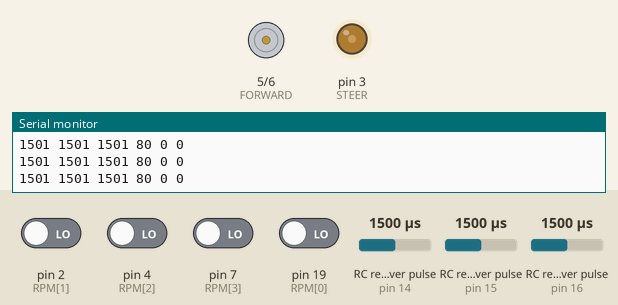
Recording of a sketch running on a simulated Arduino Uno, built with avr-gcc and run on an emulated ATmega328P. Shown: motor-driver pin pairs drawn as motors (green arrow = first pin HIGH = forward, orange = second pin HIGH = backward, longer = more drive), output pins drawn as LEDs (lit = HIGH), the last lines printed to the serial monitor. Wiring (inferred from the names in the program): 3 × RC receiver channel: data pin 14 / data pin 15 / data pin 16. The test bench sets the inputs (shaded band); at power-on: pin 2 (RPM[1]), pin 4 (RPM[2]), pin 7 (RPM[3]), pin 19 (RPM[0]) LOW, RC receiver pulse (sensors on pin 14, pin 15, pin 16) 1500 µs. No radio packets arrive unless stated.

Above: at 1.2 s.
1.3 s: RC receiver pulse (sensor on pin 14) set to 1020 µs
4.3 s: RC receiver pulse (sensor on pin 15) set to 1020 µs
At 5.2 s:
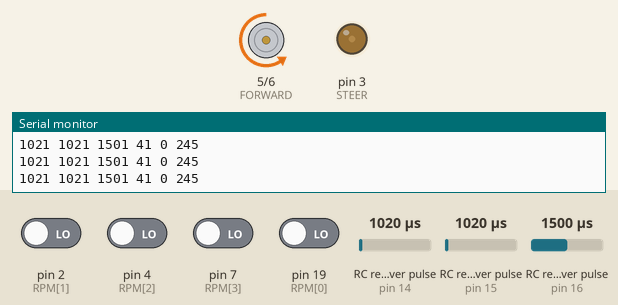
5.8 s: RC receiver pulse (sensor on pin 15) set to 1250 µs
At 6.3 s:
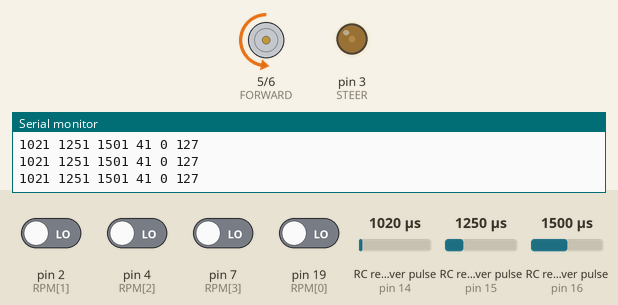
8.8 s: RC receiver pulse (sensor on pin 14) set to 1500 µs
11.2 s: RC receiver pulse (sensor on pin 15) set to 1750 µs
At 13.1 s:
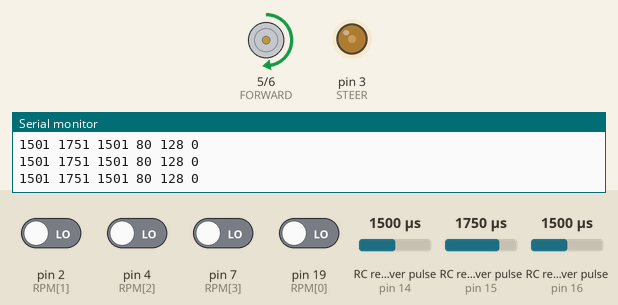
13.8 s: RC receiver pulse (sensor on pin 14) set to 1250 µs
Timing chart, 0 to 17.8 s (numbered marks = the images above; inputs shaded):
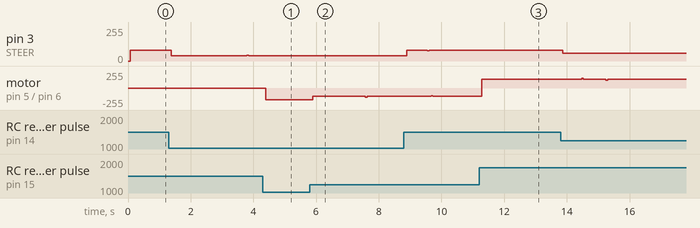

The sketch:

rc-car.ino
```cpp
/*
Code for the PC-connected Arduino.
This Arduino reads the values from the RC control and sends them to the PC.
It obtains the motor control values and sents them over the NRF24L01 radio control to the vehicle.
*/

#include <SPI.h>
#include <nRF24L01.h>
#include <RF24.h>

// rpm measurement; array structure: {FL, FR, RL, RR}
const int RPM[] = {19,2,4,7}; // PIN numbers
long T_rpm[] = {2147483647, 2147483647, 2147483647, 2147483647}; // init with infinite values
long starttime[] = {0,0,0,0};
bool sema[] = {1,1,1,1};
int rpm[] = {0,0,0,0};
const float a1 = 0.5; // factor for exponential smoothing

// rc control inputs; array structure_: {steer, accel, CH3}
const int RC[] = {14,15,16};
int duration[] = {1500,1500,1500};
const float a2 = 1; // factor for exponential smoothing
const int duration_max = 2000; //microseconds
const int duration_min = 1000; //microseconds

// pins for output control
# define STEER 3 // pwm pin

# define FORWARD 5 // pwm pin
# define REVERSE 6 // pwm pin

int launch_state = 0; // 0: idle, 1: activated, 2: ready (car in standstill), 3: during launch

RF24 radio(9, 8); // CE and CSN pins
const byte address[6] = "00001"; // Address for communication

float v_long = 0;

void setup()
{
  // set rpm pins to input mode
  for(int i=0; i<4; i++)
  {
    pinMode(RPM[i], INPUT);
  }

  // set RC input pins to input mode
  for(int i=0; i<3; i++)
  {
    pinMode(RC[i], INPUT);
  }

  // set output pins
  pinMode(STEER, OUTPUT);
  pinMode(FORWARD, OUTPUT);
  pinMode(REVERSE, OUTPUT);

  // start Serial and RF24 connection
  Serial.begin(115200);
  radio.begin(); // Start the radio
  radio.openWritingPipe(address); // Set the address
  radio.setPALevel(RF24_PA_MAX); // Set the power level
  radio.stopListening(); // Stop listening for incoming messages

  // activate interrupts for rpm measurment
  set_interrupts();
}

void loop()
{
  // calculate speeds
  for(int i=0; i<4; i++)
  {
    rpm[i] = a1*(60.0*(1000))/T_rpm[i] + (1-a1)*rpm[i];
  }
  int rpm_motor = 5*0.5*(abs(rpm[2] - rpm[3]));
  float v_long = (3.1416 * 0.0686 * 0.5 * (rpm[0] + rpm[1]))/60; // pi*d*0.5(rpm_fl + rpm_fr)

  // send speeds over RF24 radio to PC logger
  char msg[24];
  sprintf(msg, "%d, %d, %d, %d", rpm[0], rpm[1], rpm[2], rpm[3]);
  radio.write(msg,sizeof(msg));
  // read inputs from RC control
  for(int i=0; i<3; i++)
  {
    delay(10); // delay is needed to get good measurements
    int duration_measured = pulseIn(RC[i], HIGH, 20000);
    // filter outliers
    if(duration_measured > duration_min*0.9 && duration_measured < duration_max*1.1)
    {
      duration[i] = a2*duration_measured + (1-a2)*duration[i];
    }
    Serial.print(duration[i]);
    Serial.print(" ");
  }

  // set output steering
  int steer_pwm = transfer_steer(duration[0]);
  Serial.print(steer_pwm);
  Serial.print(" ");
  analogWrite(STEER, steer_pwm);

  // acceleration / launch control state machine
  int forward_pwm = 0;
  int reverse_pwm = 0;
  switch(launch_state) // idle
  {
    case 0: // idle
      forward_pwm = transfer_accel(duration[1], 1);
      reverse_pwm = transfer_accel(duration[1], 0);
      Serial.print(forward_pwm);
      Serial.print(" ");
      Serial.print(reverse_pwm);
      Serial.print(" ");

      //transition condition (button press activates launch control)
      if(duration[2] > duration_max*0.9)
      {
        launch_state = 1;
      }
      break;

    case 1: // activated (waiting for standstill)
      forward_pwm = transfer_accel(duration[1], 1);
      reverse_pwm = transfer_accel(duration[1], 0);
      //transition condition (waiting for standstill)
      if(abs(v_long) < 0.01)
      {
         launch_state = 2;
      }
      break;

    case 2: // ready (standstill, waiting for launch)
      forward_pwm  = 0;
      reverse_pwm = 0;
      // transition condition to start launch
      if(duration[1] > duration_max*0.9)
      {
        launch_state = 3;
      }
      break;

    case 3: // during launch
      forward_pwm = launch(rpm);
      reverse_pwm = 0;
      // transition condition to end launch control
      if (duration[1] < duration_max*0.9)
      {
        launch_state = 0;
      }
      break;
  }

  // set output accel
  // limit PWM at low speeds to keep motor current below 43A (driver limit)
  // constants
  int I_max_driver = 43; // Ampere
  int I_stall_motor = 63; // Ampere
  int rpm_max = 18000;
  float U_supply = 8.0; // Volt
  float R_i = U_supply/I_stall_motor;
  float Ke = U_supply/rpm_max; // back EMF constant
  // calculate pwm limitation
  float U_ind = Ke * rpm_motor;
  float U_motor_I_max_driver = R_i * I_max_driver + U_ind;
  int pwm_limit = 255 * U_motor_I_max_driver / U_supply;
  // set constrained pwm
  forward_pwm = constrain(forward_pwm, 0, pwm_limit);
  reverse_pwm = constrain(reverse_pwm, 0, pwm_limit);
  analogWrite(FORWARD, forward_pwm);
  analogWrite(REVERSE, reverse_pwm);

  Serial.println();
}
```

ISR.ino
```cpp
ISR(TIMER1_COMPA_vect)
{
  long time = millis();
  // check for all four wheels
  for(int i=0; i<4; i++)
  {
    // get input from hall sensor (active LOW)
    bool sensor = digitalRead(RPM[i]);

    // reset semaphor if no magnet and 10ms have passed
    if(sensor && time - starttime[i] > 10)
    {
      sema[i] = 1;
    }

    // measure cycle time if the magnet is detected
    if(!sensor && sema[i])
    {
      T_rpm[i] = time - starttime[i];
      starttime[i] = time;
      sema[i] = 0; // reset semaphor
    }

    // timeout after 1 second
    if(time - starttime[i] > 1000)
    {
      T_rpm[i] = 2147483647; // infinite cycle time gives zero speed
      starttime[i] = time;
    }
  }
}
```

launch.ino
```cpp
int launch(int* rpm)
{
  /*
  P-controller which maintains a constant ideal slip (around 12%).
  This means the controller controls rear axle should have
  (1+0.12)-times the speed of the front axle.
  */
  const float s = 0.12; // slip
  const float K = 0.2; // P-controller gain

  int rpm_front = 0.5*(rpm[0] + rpm[1]);
  int rpm_rear = 0.5*(rpm[2] + rpm[3]);

  if(rpm_front < 300) // at the start (1+s)*rpm_front would be 0
  {
    int control = 100; // empiric ideal start value
    return control;
  }
  else // we do the actual control
  {
    int rpm_desired = rpm_front * (1+s);
    int error = rpm_desired - rpm_rear;
    int control = K*error;

    // the launch control can't brake
    if(control < 0)
    {
      control = 0;
    }
    return control;
  }
}
```

set_interrupts.ino
```cpp
void set_interrupts()
{
  int prescaler = 1;
  int interrupt_frequency = 5000;

  cli(); // deactiivate interrupts

  //set timer1 interrupt at 1Hz
  TCCR1A = 0;// set entire TCCR1A register to 0
  TCCR1B = 0;// same for TCCR1B
    // turn on CTC mode
  TCCR1B |= (1 << WGM12);


  // Set CS10 and CS12 bits for 1 prescaler
  TCCR1B |= (1 << CS10);

  //initialize counter value to 0
  TCNT1  = 0;

  // set compare match register
  OCR1A = (16*10^6)/(prescaler * interrupt_frequency) - 1; // must be <65536

  // enable timer compare interrupt
  TIMSK1 |= (1 << OCIE1A);

  sei(); // activate Interrupts
}
```

transfer_accel.ino
```cpp
int transfer_accel(int duration, int direction)
{
  const int tol = 20;

  int forward_pwm = 0;
  int reverse_pwm = 0;
  forward_pwm = map(duration, duration_min, duration_max, -255, 255);
  reverse_pwm = map(duration, duration_min, duration_max, 255, -255);

  // filter noise and negative values
  if(forward_pwm < tol)
  {
    forward_pwm = 0;
  }
  if(reverse_pwm < tol)
  {
    reverse_pwm = 0;
  }

  if(direction)
  {
    return forward_pwm;
  }
  else
  {
    return reverse_pwm;
  }
}
```

transfer_steer.ino
```cpp
int transfer_steer(int duration)
{
  const int tol = 2;
  const int pos_0 = 80;
  const int range = 40; //+- range

  int control = map(duration, duration_min, duration_max, pos_0 - range, pos_0 + range);
  // filter noise
  if (abs(control - pos_0) < tol)
  {
    control = pos_0;
  }
  return control;
}
```

Measured:
- after the input at 4.3 s, motor on pin 5 (FORWARD) / pin 6 (REVERSE): stopped → backward 174/255 after 0.09 s
- after the input at 5.8 s, motor on pin 5 (FORWARD) / pin 6 (REVERSE): backward 174/255 → backward 127/255 after 0.09 s
- after the input at 11.2 s, motor on pin 5 (FORWARD) / pin 6 (REVERSE): backward 127/255 → forward 128/255 after 0.09 s, → forward 130/255 0.96 s later, → forward 128/255 0.06 s later
